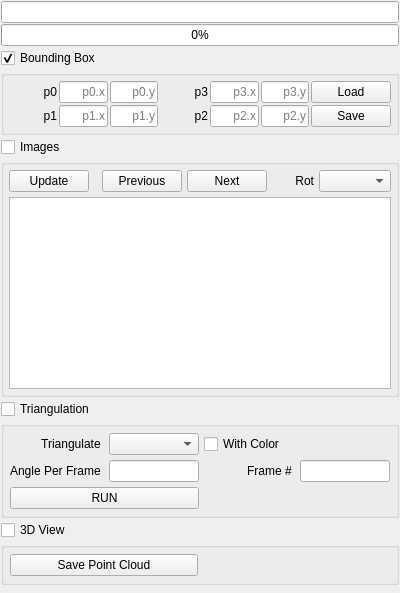
<?xml version="1.0" encoding="UTF-8"?>
<ui version="4.0">
  <class>PanelScan</class>

  <widget class="QWidget" name="PanelScan">
    <property name="sizePolicy">
      <sizepolicy hsizetype="Preferred" vsizetype="Expanding">
	<horstretch>0</horstretch>
	<verstretch>0</verstretch>
      </sizepolicy>
    </property>
    <property name="minimumSize">
      <size>
	<width>400</width>
	<height>100</height>
      </size>
    </property>
    <property name="maximumSize">
      <size>
	<width>400</width>
	<height>4000</height>
      </size>
    </property>

    <layout class="QVBoxLayout" name="verticalLayoutPanelScan">
      <property name="spacing">
	<number>1</number>
      </property>
      <property name="margin">
	<number>1</number>
      </property>
	  
      <item>
	<widget class="QLineEdit" name="statusBarLine">
	  <property name="alignment">
	    <set>Qt::AlignLeft|Qt::AlignVCenter</set>
	  </property>
	  <property name="readOnly">
	    <bool>true</bool>
	  </property>
	</widget>
      </item>

      <item>
	<widget class="QProgressBar" name="scanningProgress">
	  <property name="value">
	    <number>0</number>
	  </property>
	</widget>
      </item>

      <!-- Bounding Box { -->

      <item>
	<widget class="QCheckBox" name="bboxGroupCheck">
	  <property name="text">
	    <string>Bounding Box</string>
	  </property>
	  <property name="minimumSize">
	    <size>
	      <width>100</width>
	      <height>22</height>
	    </size>
	  </property>
	  <property name="checked">
	    <bool>true</bool>
	  </property>
	</widget>
      </item>


      <item>
	<widget class="QGroupBox" name="bboxGroup">
	  <property name="flat">
	    <bool>true</bool>
	  </property>
	  <property name="sizePolicy">
	    <sizepolicy hsizetype="Expanding" vsizetype="Preferred">
	      <horstretch>0</horstretch>
	      <verstretch>0</verstretch>
	    </sizepolicy>
	  </property>

	  <layout class="QGridLayout" name="gridLayoutBboxGroup">
	    <property name="margin">
	      <number>5</number>
	    </property>
	    <property name="spacing">
	      <number>2</number>
	    </property>

	    <item row="0" column="0">
	      <widget class="QLabel" name="bboxP0Label">
		<property name="sizePolicy">
		  <sizepolicy hsizetype="Expanding" vsizetype="Fixed">
		    <horstretch>1</horstretch>
		    <verstretch>0</verstretch>
		  </sizepolicy>
		</property>
		<property name="alignment">
		  <set>Qt::AlignRight|Qt::AlignVCenter</set>
		</property>
		<property name="text">
		  <string>p0</string>
		</property>
	      </widget>
	    </item>

	    <item row="0" column="1">
	      <widget class="QLineEdit" name="bboxP0XLine">
		<property name="sizePolicy">
		  <sizepolicy hsizetype="Expanding" vsizetype="Fixed">
		    <horstretch>1</horstretch>
		    <verstretch>0</verstretch>
		  </sizepolicy>
		</property>
		<property name="placeholderText">
		  <string>p0.x</string>
		</property>
		<property name="alignment">
		  <set>Qt::AlignRight|Qt::AlignVCenter</set>
		</property>
	      </widget>
	    </item>

	    <item row="0" column="2">
	      <widget class="QLineEdit" name="bboxP0YLine">
		<property name="sizePolicy">
		  <sizepolicy hsizetype="Expanding" vsizetype="Fixed">
		    <horstretch>1</horstretch>
		    <verstretch>0</verstretch>
		  </sizepolicy>
		</property>
		<property name="placeholderText">
		  <string>p0.y</string>
		</property>
		<property name="alignment">
		  <set>Qt::AlignRight|Qt::AlignVCenter</set>
		</property>
	      </widget>
	    </item>

	    <item row="0" column="3">
	      <widget class="QLabel" name="bboxP3Label">
		<property name="sizePolicy">
		  <sizepolicy hsizetype="Expanding" vsizetype="Fixed">
		    <horstretch>1</horstretch>
		    <verstretch>0</verstretch>
		  </sizepolicy>
		</property>
		<property name="alignment">
		  <set>Qt::AlignRight|Qt::AlignVCenter</set>
		</property>
		<property name="text">
		  <string>p3</string>
		</property>
	      </widget>
	    </item>

	    <item row="0" column="4">
	      <widget class="QLineEdit" name="bboxP3XLine">
		<property name="sizePolicy">
		  <sizepolicy hsizetype="Expanding" vsizetype="Fixed">
		    <horstretch>1</horstretch>
		    <verstretch>0</verstretch>
		  </sizepolicy>
		</property>
		<property name="placeholderText">
		  <string>p3.x</string>
		</property>
		<property name="alignment">
		  <set>Qt::AlignRight|Qt::AlignVCenter</set>
		</property>
	      </widget>
	    </item>
	    
	    <item row="0" column="5">
	      <widget class="QLineEdit" name="bboxP3YLine">
		<property name="sizePolicy">
		  <sizepolicy hsizetype="Expanding" vsizetype="Fixed">
		    <horstretch>1</horstretch>
		    <verstretch>0</verstretch>
		  </sizepolicy>
		</property>
		<property name="placeholderText">
		  <string>p3.y</string>
		</property>
		<property name="alignment">
		  <set>Qt::AlignRight|Qt::AlignVCenter</set>
		</property>
	      </widget>
	    </item>

	    <item row="0" column="6">
	      <widget class="QPushButton" name="bboxFileLoadButton">
		<property name="sizePolicy">
		  <sizepolicy hsizetype="Expanding" vsizetype="Fixed">
		    <horstretch>1</horstretch>
		    <verstretch>0</verstretch>
		  </sizepolicy>
		</property>
		<property name="text">
		  <string>Load</string>
		</property>
	      </widget>
            </item>

	    <item row="1" column="0">
	      <widget class="QLabel" name="bboxP1Label">
		<property name="sizePolicy">
		  <sizepolicy hsizetype="Expanding" vsizetype="Fixed">
		    <horstretch>1</horstretch>
		    <verstretch>0</verstretch>
		  </sizepolicy>
		</property>
		<property name="alignment">
		  <set>Qt::AlignRight|Qt::AlignVCenter</set>
		</property>
		<property name="text">
		  <string>p1</string>
		</property>
	      </widget>
	    </item>

	    <item row="1" column="1">
	      <widget class="QLineEdit" name="bboxP1XLine">
		<property name="sizePolicy">
		  <sizepolicy hsizetype="Expanding" vsizetype="Fixed">
		    <horstretch>1</horstretch>
		    <verstretch>0</verstretch>
		  </sizepolicy>
		</property>
		<property name="placeholderText">
		  <string>p1.x</string>
		</property>
		<property name="alignment">
		  <set>Qt::AlignRight|Qt::AlignVCenter</set>
		</property>
	      </widget>
	    </item>

	    <item row="1" column="2">
	      <widget class="QLineEdit" name="bboxP1YLine">
		<property name="sizePolicy">
		  <sizepolicy hsizetype="Expanding" vsizetype="Fixed">
		    <horstretch>1</horstretch>
		    <verstretch>0</verstretch>
		  </sizepolicy>
		</property>
		<property name="placeholderText">
		  <string>p1.y</string>
		</property>
		<property name="alignment">
		  <set>Qt::AlignRight|Qt::AlignVCenter</set>
		</property>
	      </widget>
	    </item>
	    
	    <item row="1" column="3">
	      <widget class="QLabel" name="bboxP2Label">
		<property name="sizePolicy">
		  <sizepolicy hsizetype="Expanding" vsizetype="Fixed">
		    <horstretch>1</horstretch>
		    <verstretch>0</verstretch>
		  </sizepolicy>
		</property>
		<property name="alignment">
		  <set>Qt::AlignRight|Qt::AlignVCenter</set>
		</property>
		<property name="text">
		  <string>p2</string>
		</property>
	      </widget>
	    </item>

	    <item row="1" column="4">
	      <widget class="QLineEdit" name="bboxP2XLine">
		<property name="sizePolicy">
		  <sizepolicy hsizetype="Expanding" vsizetype="Fixed">
		    <horstretch>1</horstretch>
		    <verstretch>0</verstretch>
		  </sizepolicy>
		</property>
		<property name="placeholderText">
		  <string>p2.x</string>
		</property>
		<property name="alignment">
		  <set>Qt::AlignRight|Qt::AlignVCenter</set>
		</property>
	      </widget>
	    </item>

	    <item row="1" column="5">
	      <widget class="QLineEdit" name="bboxP2YLine">
		<property name="sizePolicy">
		  <sizepolicy hsizetype="Expanding" vsizetype="Fixed">
		    <horstretch>1</horstretch>
		    <verstretch>0</verstretch>
		  </sizepolicy>
		</property>
		<property name="placeholderText">
		  <string>p2.y</string>
		</property>
		<property name="alignment">
		  <set>Qt::AlignRight|Qt::AlignVCenter</set>
		</property>
	      </widget>
	    </item>

	    <item row="1" column="6">
	      <widget class="QPushButton" name="bboxFileSaveButton">
		<property name="sizePolicy">
		  <sizepolicy hsizetype="Expanding" vsizetype="Fixed">
		    <horstretch>1</horstretch>
		    <verstretch>0</verstretch>
		  </sizepolicy>
		</property>
		<property name="text">
		  <string>Save</string>
		</property>
	      </widget>
            </item>

	  </layout>
	</widget>
      </item>


      <!-- Images Group { -->

      <item>
	<widget class="QCheckBox" name="imagesGroupCheck">
	  <property name="text">
	    <string>Images</string>
	  </property>
	  <property name="minimumSize">
	    <size>
	      <width>100</width>
	      <height>22</height>
	    </size>
	  </property>
	  <property name="checked">
	    <bool>false</bool>
	  </property>
	</widget>
      </item>

      <item>
	<widget class="QGroupBox" name="imagesGroup">
	  <property name="flat">
	    <bool>true</bool>
	  </property>
	  <property name="sizePolicy">
	    <sizepolicy hsizetype="Expanding" vsizetype="Preferred">
	      <horstretch>0</horstretch>
	      <verstretch>0</verstretch>
	    </sizepolicy>
	  </property>

	  <layout class="QGridLayout" name="gridLayoutImagesGroup">
	    <property name="margin">
	      <number>5</number>
	    </property>
	    <property name="spacing">
	      <number>5</number>
	    </property>

	    <item row="0" column="0">
	      <widget class="QPushButton" name="imagesUpdateButton">
		<property name="text">
		  <string>Update</string>
		</property>
		<property name="enabled">
		  <bool>true</bool>
		</property>
		<property name="checkable">
		  <bool>false</bool>
		</property>
	      </widget>
	    </item>

	    <item row="0" column="2">
	      <widget class="QPushButton" name="imagesPreviousButton">
		<property name="text">
		  <string>Previous</string>
		</property>
		<property name="enabled">
		  <bool>true</bool>
		</property>
		<property name="checkable">
		  <bool>false</bool>
		</property>
	      </widget>
	    </item>

	    <item row="0" column="3">
	      <widget class="QPushButton" name="imagesNextButton">
		<property name="text">
		  <string>Next</string>
		</property>
		<property name="enabled">
		  <bool>true</bool>
		</property>
		<property name="checkable">
		  <bool>false</bool>
		</property>
	      </widget>
	    </item>

	    <item row="0" column="7">
	      <widget class="QLabel" name="imageRotLabel">
		<property name="sizePolicy">
		  <sizepolicy hsizetype="Preferred" vsizetype="Fixed">
		    <horstretch>0</horstretch>
		    <verstretch>0</verstretch>
		  </sizepolicy>
		</property>
		<property name="maximumSize">
		  <size>
		    <width>75</width>
		    <height>22</height>
		  </size>
		</property>
		<property name="alignment">
		  <set>Qt::AlignRight|Qt::AlignVCenter</set>
		</property>
		<property name="text">
		  <string>Rot</string>
		</property>
	      </widget>
	    </item>

	    <item row="0" column="8">
	      <widget class="QComboBox" name="imageRotCombo">
		<property name="sizePolicy">
		  <sizepolicy hsizetype="Preferred" vsizetype="Fixed">
		    <horstretch>0</horstretch>
		    <verstretch>0</verstretch>
		  </sizepolicy>
		</property>
	      </widget>
	    </item>

	    <item row="2" column="0" colspan="9">
	      <widget class="QListView" name="imageList">
	      </widget>
	    </item>
	    
	  </layout> <!-- layout class="QGridLayout" name="gridLayoutImagesGroup" -->
	</widget>
      </item>

      <!-- } Images Group -->

      <!-- Calibrate Group { -->
      <!--

      <item>
	<widget class="QCheckBox" name="calibrationGroupCheck">
	  <property name="text">
	    <string>Calibration</string>
	  </property>
	  <property name="minimumSize">
	    <size>
	      <width>100</width>
	      <height>22</height>
	    </size>
	  </property>
	  <property name="checked">
	    <bool>false</bool>
	  </property>
	</widget>
      </item>

      <item>
	<widget class="QGroupBox" name="calibrationGroup">
	  <property name="flat">
	    <bool>true</bool>
	  </property>

	  <layout class="QVBoxLayout" name="verticalLayoutCalibrateGroup">
	    <property name="margin">
	      <number>1</number>
	    </property>
	    <property name="spacing">
	      <number>1</number>
	    </property>

	    <item>
	      <layout class="QHBoxLayout" name="horizontalLayoutCalibrate_1">
		<property name="spacing">
		  <number>5</number>
		</property>
		<property name="margin">
		  <number>5</number>
		</property>

		<item>
		  <widget class="QCheckBox" name="calibrateCameraCheck">
		    <property name="text">
		      <string>Camera</string>
		    </property>
		    <property name="checked">
		      <bool>true</bool>
		    </property>
		    <property name="minimumSize">
		      <size>
			<width>90</width>
			<height>0</height>
		      </size>
		    </property>
		    <property name="maximumSize">
		      <size>
			<width>100</width>
			<height>22</height>
		      </size>
		    </property>
		  </widget>
		</item>

		<item>
		  <widget class="QCheckBox" name="calibrateTurntableCheck">
		    <property name="text">
		      <string>Turntable</string>
		    </property>
		    <property name="checked">
		      <bool>false</bool>
		    </property>
		    <property name="minimumSize">
		      <size>
			<width>90</width>
			<height>0</height>
		      </size>
		    </property>
		    <property name="maximumSize">
		      <size>
			<width>100</width>
			<height>22</height>
		      </size>
		    </property>
		  </widget>
		</item>

		<item>
		  <widget class="QCheckBox" name="calibrateLaser1Check">
		    <property name="text">
		      <string>Laser 1</string>
		    </property>
		    <property name="checked">
		      <bool>false</bool>
		    </property>
		    <property name="minimumSize">
		      <size>
			<width>90</width>
			<height>0</height>
		      </size>
		    </property>
		    <property name="maximumSize">
		      <size>
			<width>100</width>
			<height>22</height>
		      </size>
		    </property>
		  </widget>
		</item>

		<item>
		  <widget class="QCheckBox" name="calibrateLaser2Check">
		    <property name="text">
		      <string>Laser 2</string>
		    </property>
		    <property name="checked">
		      <bool>false</bool>
		    </property>
		    <property name="minimumSize">
		      <size>
			<width>90</width>
			<height>0</height>
		      </size>
		    </property>
		    <property name="maximumSize">
		      <size>
			<width>100</width>
			<height>22</height>
		      </size>
		    </property>
		  </widget>
		</item>

		<item>
		  <widget class="QLabel" name="calibrateFillSpace_0">
		    <property name="sizePolicy">
		      <sizepolicy hsizetype="Expanding" vsizetype="Fixed">
			<horstretch>0</horstretch>
			<verstretch>0</verstretch>
		      </sizepolicy>
		    </property>
		    <property name="text">
		      <string></string>
		    </property>
		    <property name="alignment">
		      <set>Qt::AlignCenter</set>
		    </property>
		  </widget>
		</item>

	      </layout>
	    </item>

	    <item>
	      <layout class="QHBoxLayout" name="horizontalLayoutCalibrate_2">
		<property name="spacing">
		  <number>5</number>
		</property>
		<property name="margin">
		  <number>5</number>
		</property>

		<item>
		  <widget class="QLabel" name="chessboardColsLabel">
		    <property name="text">
		      <string>Cols</string>
		    </property>
		    <property name="sizePolicy">
		      <sizepolicy hsizetype="Preferred" vsizetype="Fixed">
			<horstretch>0</horstretch>
			<verstretch>0</verstretch>
		      </sizepolicy>
		    </property>
		    <property name="maximumSize">
		      <size>
			<width>50</width>
			<height>22</height>
		      </size>
		    </property>
		    <property name="alignment">
		      <set>Qt::AlignRight|Qt::AlignVCenter</set>
		    </property>
		  </widget>
		</item>

		<item>
		  <widget class="QSpinBox" name="chessboardColsSpin">
		    <property name="sizePolicy">
		      <sizepolicy hsizetype="Preferred" vsizetype="Fixed">
			<horstretch>0</horstretch>
			<verstretch>0</verstretch>
		      </sizepolicy>
		    </property>
		    <property name="minimumSize">
		      <size>
			<width>50</width>
			<height>0</height>
		      </size>
		    </property>
		    <property name="maximumSize">
		      <size>
			<width>75</width>
			<height>22</height>
		      </size>
		    </property>
		    <property name="value">
		      <number>4</number>
		    </property>
		    <property name="alignment">
		      <set>Qt::AlignRight|Qt::AlignVCenter</set>
		    </property>
		  </widget>
		</item>

		<item>
		  <widget class="QLabel" name="chessboardRowsLabel">
		    <property name="text">
		      <string>Rows</string>
		    </property>
		    <property name="sizePolicy">
		      <sizepolicy hsizetype="Preferred" vsizetype="Fixed">
			<horstretch>0</horstretch>
			<verstretch>0</verstretch>
		      </sizepolicy>
		    </property>
		    <property name="maximumSize">
		      <size>
			<width>50</width>
			<height>22</height>
		      </size>
		    </property>
		    <property name="alignment">
		      <set>Qt::AlignRight|Qt::AlignVCenter</set>
		    </property>
		  </widget>
		</item>

		<item>
		  <widget class="QSpinBox" name="chessboardRowsSpin">
		    <property name="sizePolicy">
		      <sizepolicy hsizetype="Preferred" vsizetype="Fixed">
			<horstretch>0</horstretch>
			<verstretch>0</verstretch>
		      </sizepolicy>
		    </property>
		    <property name="minimumSize">
		      <size>
			<width>50</width>
			<height>0</height>
		      </size>
		    </property>
		    <property name="maximumSize">
		      <size>
			<width>75</width>
			<height>22</height>
		      </size>
		    </property>
		    <property name="value">
		      <number>5</number>
		    </property>
		    <property name="alignment">
		      <set>Qt::AlignRight|Qt::AlignVCenter</set>
		    </property>
		  </widget>
		</item>

		<item>
		  <widget class="QLabel" name="chessboardCellWidthLabel">
		    <property name="text">
		      <string>Cell Width</string>
		    </property>
		    <property name="sizePolicy">
		      <sizepolicy hsizetype="Preferred" vsizetype="Fixed">
			<horstretch>0</horstretch>
			<verstretch>0</verstretch>
		      </sizepolicy>
		    </property>
		    <property name="minimumSize">
		      <size>
			<width>75</width>
			<height>0</height>
		      </size>
		    </property>
		    <property name="alignment">
		      <set>Qt::AlignRight|Qt::AlignVCenter</set>
		    </property>
		  </widget>
		</item>

		<item>
		  <widget class="QLineEdit" name="chessboardCellWidthValue">
		    <property name="sizePolicy">
		      <sizepolicy hsizetype="Preferred" vsizetype="Fixed">
			<horstretch>0</horstretch>
			<verstretch>0</verstretch>
		      </sizepolicy>
		    </property>
		    <property name="maximumSize">
		      <size>
			<width>75</width>
			<height>22</height>
		      </size>
		    </property>
		    <property name="enabled">
		      <bool>true</bool>
		    </property>
		    <property name="frame">
		      <bool>false</bool>
		    </property>
		    <property name="placeholderText">
		      <string>Width</string>
		    </property>
		    <property name="alignment">
		      <set>Qt::AlignRight|Qt::AlignVCenter</set>
		    </property>
		  </widget>
		</item>

		<item>
		  <widget class="QLabel" name="chessboardCellHeightLabel">
		    <property name="text">
		      <string>Cell Height</string>
		    </property>
		    <property name="sizePolicy">
		      <sizepolicy hsizetype="Preferred" vsizetype="Fixed">
			<horstretch>0</horstretch>
			<verstretch>0</verstretch>
		      </sizepolicy>
		    </property>
		    <property name="minimumSize">
		      <size>
			<width>75</width>
			<height>0</height>
		      </size>
		    </property>
		    <property name="alignment">
		      <set>Qt::AlignCenter</set>
		    </property>
		  </widget>
		</item>

		<item>
		  <widget class="QLineEdit" name="chessboardCellHeightValue">
		    <property name="sizePolicy">
		      <sizepolicy hsizetype="Preferred" vsizetype="Fixed">
			<horstretch>0</horstretch>
			<verstretch>0</verstretch>
		      </sizepolicy>
		    </property>
		    <property name="maximumSize">
		      <size>
			<width>75</width>
			<height>22</height>
		      </size>
		    </property>
		    <property name="enabled">
		      <bool>true</bool>
		    </property>
		    <property name="frame">
		      <bool>false</bool>
		    </property>
		    <property name="placeholderText">
		      <string>Height</string>
		    </property>
		    <property name="alignment">
		      <set>Qt::AlignRight|Qt::AlignVCenter</set>
		    </property>
		  </widget>
		</item>

		<item>
		  <widget class="QLabel" name="chessboardFillSpace_1">
		    <property name="sizePolicy">
		      <sizepolicy hsizetype="Expanding" vsizetype="Fixed">
			<horstretch>0</horstretch>
			<verstretch>0</verstretch>
		      </sizepolicy>
		    </property>
		    <property name="text">
		      <string></string>
		    </property>
		    <property name="alignment">
		      <set>Qt::AlignCenter</set>
		    </property>
		  </widget>
		</item>

		<item>
		  <widget class="QPushButton" name="chessboardListAddButton">
		    <property name="text">
		      <string>+</string>
		    </property>
		  </widget>
		</item>

		<item>
		  <widget class="QPushButton" name="chessboardListDeleteButton">
		    <property name="text">
		      <string>-</string>
		    </property>
		  </widget>
		</item>
		
		<item>
		  <widget class="QComboBox" name="chessboardsCombo">
		    <property name="sizePolicy">
		      <sizepolicy hsizetype="Expanding" vsizetype="Fixed">
			<horstretch>0</horstretch>
			<verstretch>0</verstretch>
		      </sizepolicy>
		    </property>
		  </widget>
		</item>

	      </layout>
	    </item>

	    <item>
	      <layout class="QHBoxLayout" name="horizontalLayoutCalibration_3">
		<property name="spacing">
		  <number>5</number>
		</property>
		<property name="margin">
		  <number>5</number>
		</property>

		<item>
		  <widget class="QPushButton" name="loadScannerCalibrationButton">
		    <property name="text">
		      <string>Load</string>
		    </property>
		    <property name="enabled">
		      <bool>false</bool>
		    </property>
		    <property name="checkable">
		      <bool>true</bool>
		    </property>
		  </widget>
		</item>

		<item>
		  <widget class="QPushButton" name="chessboardDetectAllButton">
		    <property name="text">
		      <string>Detect</string>
		    </property>
		    <property name="enabled">
		      <bool>true</bool>
		    </property>
		    <property name="checkable">
		      <bool>true</bool>
		    </property>
		  </widget>
		</item>

		<item>
		  <widget class="QPushButton" name="calibrateButton">
		    <property name="text">
		      <string>Calibrate</string>
		    </property>
		    <property name="enabled">
		      <bool>true</bool>
		    </property>
		    <property name="checkable">
		      <bool>true</bool>
		    </property>
		  </widget>
		</item>

		<item>
		  <widget class="QPushButton" name="saveScannerCalibrationButton">
		    <property name="text">
		      <string>Save</string>
		    </property>
		    <property name="enabled">
		      <bool>false</bool>
		    </property>
		    <property name="checkable">
		      <bool>true</bool>
		    </property>
		  </widget>
		</item>

	      </layout>
	    </item>

	  </layout>
	</widget>
      </item>

      -->

      <!-- } Calibrate Group -->

      <!-- Triangulation Group { -->

      <item>
	<widget class="QCheckBox" name="triangulationGroupCheck">
	  <property name="text">
	    <string>Triangulation</string>
	  </property>
	  <property name="minimumSize">
	    <size>
	      <width>100</width>
	      <height>22</height>
	    </size>
	  </property>
	  <property name="checked">
	    <bool>false</bool>
	  </property>
	</widget>
      </item>

      <item>
	<widget class="QGroupBox" name="triangulationGroup">
	  <property name="flat">
	    <bool>true</bool>
	  </property>

	  <layout class="QVBoxLayout" name="verticalLayoutTriangulationGroup">
	    <property name="margin">
	      <number>1</number>
	    </property>
	    <property name="spacing">
	      <number>1</number>
	    </property>

	    
	    <item>
	      <layout class="QGridLayout" name="gridLayoutTriangulation">
		<property name="spacing">
		  <number>5</number>
		</property>
		<property name="margin">
		  <number>5</number>
		</property>

		<item row="0" column="0">
		  <widget class="QLabel" name="triangulateChoiceLabel">
		    <property name="text">
		      <string>Triangulate </string>
		    </property>
		    <property name="sizePolicy">
		      <sizepolicy hsizetype="Expanding" vsizetype="Fixed">
			<horstretch>1</horstretch>
			<verstretch>0</verstretch>
		      </sizepolicy>
		    </property>
		    <property name="alignment">
		      <set>Qt::AlignRight|Qt::AlignVCenter</set>
		    </property>
		  </widget>
		</item>

		<item row="0" column="1">
		  <widget class="QComboBox" name="triangulateChoiceCombo">
		    <property name="sizePolicy">
		      <sizepolicy hsizetype="Preferred" vsizetype="Fixed">
			<horstretch>0</horstretch>
			<verstretch>0</verstretch>
		      </sizepolicy>
		    </property>
		  </widget>
		</item>

		<item row="0" column="2" colspan="2">
		  <widget class="QCheckBox" name="triangulateWithColorCheck">
		    <property name="text">
		      <string>With Color</string>
		    </property>
		    <property name="sizePolicy">
		      <sizepolicy hsizetype="Expanding" vsizetype="Fixed">
			<horstretch>1</horstretch>
			<verstretch>0</verstretch>
		      </sizepolicy>
		    </property>
		  </widget>
		</item>

		<item row="1" column="0">
		  <widget class="QLabel" name="anglePerFrameLabel">
		    <property name="text">
		      <string>Angle Per Frame </string>
		    </property>
		    <property name="sizePolicy">
		      <sizepolicy hsizetype="Expanding" vsizetype="Fixed">
			<horstretch>1</horstretch>
			<verstretch>0</verstretch>
		      </sizepolicy>
		    </property>
		    <property name="alignment">
		      <set>Qt::AlignRight|Qt::AlignVCenter</set>
		    </property>
		  </widget>
		</item>

		<item row="1" column="1">
		  <widget class="QLineEdit" name="anglePerFrameLine">
		    <property name="sizePolicy">
		      <sizepolicy hsizetype="Expanding" vsizetype="Fixed">
			<horstretch>1</horstretch>
			<verstretch>0</verstretch>
		      </sizepolicy>
		    </property>
		    <property name="readOnly">
		      <bool>true</bool>
		    </property>
		    <property name="alignment">
		      <set>Qt::AlignRight|Qt::AlignVCenter</set>
		    </property>
		  </widget>
		</item>

		<item row="1" column="2">
		  <widget class="QLabel" name="frameNumberLabel">
		    <property name="text">
		      <string>Frame # </string>
		    </property>
		    <property name="sizePolicy">
		      <sizepolicy hsizetype="Expanding" vsizetype="Fixed">
			<horstretch>1</horstretch>
			<verstretch>0</verstretch>
		      </sizepolicy>
		    </property>
		    <property name="alignment">
		      <set>Qt::AlignRight|Qt::AlignVCenter</set>
		    </property>
		  </widget>
		</item>

		<item row="1" column="3">
		  <widget class="QLineEdit" name="frameNumberLine">
		    <property name="sizePolicy">
		      <sizepolicy hsizetype="Expanding" vsizetype="Fixed">
			<horstretch>1</horstretch>
			<verstretch>0</verstretch>
		      </sizepolicy>
		    </property>
		    <property name="readOnly">
		      <bool>true</bool>
		    </property>
		    <property name="alignment">
		      <set>Qt::AlignRight|Qt::AlignVCenter</set>
		    </property>
		  </widget>
		</item>

		<item row="2" column="0" colspan="2">
		  <widget class="QPushButton" name="triangulationRunButton">
		    <property name="sizePolicy">
		      <sizepolicy hsizetype="Preferred" vsizetype="Fixed">
			<horstretch>0</horstretch>
			<verstretch>0</verstretch>
		      </sizepolicy>
		    </property>
		    <property name="text">
		      <string>RUN</string>
		    </property>
		    <property name="enabled">
		      <bool>true</bool>
		    </property>
		    <property name="checkable">
		      <bool>true</bool>
		    </property>
		  </widget>
		</item>

	      </layout> <!-- name="horizontalLayoutTriangulation_0" -->
	    </item>

	  </layout> <!-- name="verticalLayoutTriangulationGroup" -->
	</widget> <!-- name="triangulationGroup" -->
      </item>

      <!-- } Triangulation Group -->

      <!-- View3D Group { -->

      <item>
	<widget class="QCheckBox" name="view3DGroupCheck">
	  <property name="text">
	    <string>3D View</string>
	  </property>
	  <property name="minimumSize">
	    <size>
	      <width>100</width>
	      <height>22</height>
	    </size>
	  </property>
	  <property name="checked">
	    <bool>false</bool>
	  </property>
	</widget>
      </item>

      <item>
	<widget class="QGroupBox" name="view3DGroup">
	  <property name="flat">
	    <bool>true</bool>
	  </property>

	  <layout class="QVBoxLayout" name="verticalLayoutView3DGroup">
	    <property name="margin">
	      <number>1</number>
	    </property>
	    <property name="spacing">
	      <number>1</number>
	    </property>

	    <item>
	      <layout class="QGridLayout" name="gridLayoutView3DGroup">
		<property name="spacing">
		  <number>5</number>
		</property>
		<property name="margin">
		  <number>5</number>
		</property>
		
		<item row="0" column="0">
		  <widget class="QPushButton" name="wrlFileSaveButton">
		    <property name="sizePolicy">
		      <sizepolicy hsizetype="Expanding" vsizetype="Fixed">
			<horstretch>1</horstretch>
			<verstretch>0</verstretch>
		      </sizepolicy>
		    </property>
		    <property name="text">
		      <string>Save Point Cloud</string>
		    </property>
		  </widget>
		</item>

		<item row="0" column="1">
		  <widget class="QLabel" name="view3DFillSpace_0">
		    <property name="sizePolicy">
		      <sizepolicy hsizetype="Expanding" vsizetype="Fixed">
			<horstretch>1</horstretch>
			<verstretch>0</verstretch>
		      </sizepolicy>
		    </property>
		    <property name="text">
		      <string></string>
		    </property>
		    <property name="alignment">
		      <set>Qt::AlignCenter</set>
		    </property>
		  </widget>
		</item>

	      </layout> <!-- layout name="horizontalLayoutView3DGroup" -->
	    </item>
	  </layout> <!-- layout name="verticalLayoutView3DGroup" -->
	</widget> <!-- widget name="view3DGroup" -->
      </item>

      <!-- } View3D Group -->

      <item>
	<spacer name="verticalSpacerPanelScan">
	  <property name="orientation">
	    <enum>Qt::Vertical</enum>
	  </property>
	</spacer>
      </item>

    </layout> <!-- layout name="verticalLayoutPanelScan" -->
  </widget> <!-- widget name="PanelScan" -->

  <customwidgets>
    <customwidget>
      <class>ImgGLWidget</class>
      <extends>QWidget</extends>
      <header>ImgGLWidget.hpp</header>
      <container>1</container>
    </customwidget>
  </customwidgets>

  <resources/>
  <connections/>
</ui>
